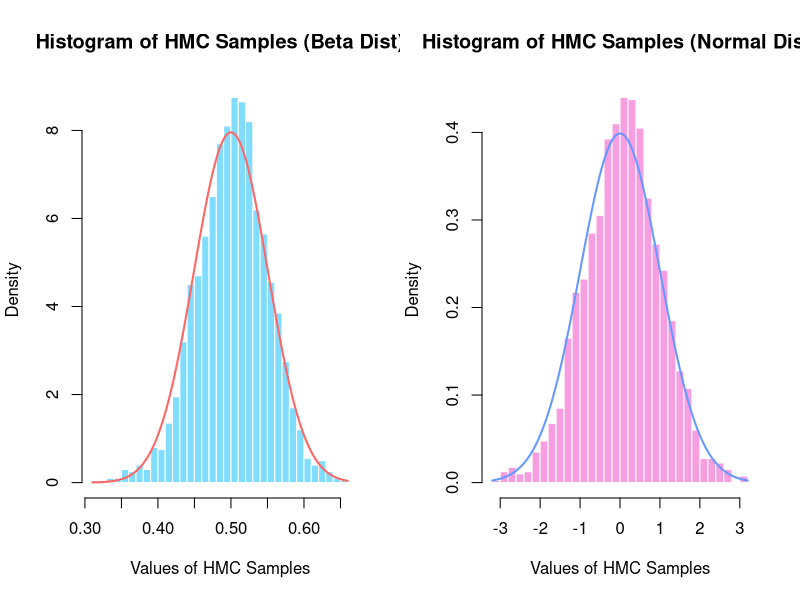

Write R code to recreate this figure.
grad_U = function(q, type, alpha = 50, beta = 50){
  # U represents a distribution, and grad_U is the gradient of U.
  # q: represents a sample from the distribution of U.
  # type: the type of distribution the user is sampling from.
  # alpha: the alpha parameter if the user samples from a beta dist.
  # beta: the beta parameter if the user samples from a beta dist.
  if(type == "beta"){
    return(-(alpha/q - beta/(1-q)))
  } else if (type == "norm"){
    return(q)
  }
}

HMC = function(n_samples, U_type, epsilon, L, current_q,
               alpha = 50, beta = 50, mu = 0, sigma = 1){
  # n_samples: the number of samples we want to obtain.
  # U_type: the type of distribution we are sampling from. (For now, beta/normal)
  # epsilon: the stepsize.
  # L: number of steps per stepsize.
  # current_q: the start value for the representative sample of our target dist.
  # alpha, beta, mu, sigma: parameters of the U_type.
  
  q = current_q # q represents a sample from our target distribution.
  D = numeric(length = n_samples) # D contains our n_samples
  
  for(j in 1:n_samples){
    # Here, our kinetic energy is a standard normal distribution.
    p = rnorm(n = 1, mean = 0, sd = 1) 
    current_p = p
    ######################################################
    # Leapfrog Algorithm for solving the dynamical system
    # Make a half step for momentum at the beginning
    p = p - epsilon * grad_U(q, U_type, alpha, beta) / 2
    # Alternate full steps for position and momentum
    for (i in 1:L){
      # Make a full step for the position
      q = q + epsilon*p
      # Make a full step for the momentum, except at end of trajectory
      if (i!=L){ p = p - epsilon * grad_U(q, U_type, alpha, beta)}
    }
    # Make a half step for momentum at the end.
    p = p - epsilon * grad_U(q, U_type, alpha, beta) / 2
    ######################################################
    # Evaluate potential and kinetic energies at start and end of trajectory
    if(U_type == "beta"){
      current_U = -dbeta(current_q, alpha, beta, log = TRUE)
      proposed_U = -dbeta(q, alpha, beta, log = TRUE)
    } else if (U_type == "norm"){
      current_U = -dnorm(current_q, mu, sigma, log = TRUE)
      proposed_U = -dnorm(q, mu, sigma, log = TRUE)
    }
    current_K = sum(current_p^2)/2
    proposed_K = sum(p^2)/2
    # This part corresponds with the acceptance-rejection method.
    if (runif(1) < exp(current_U-proposed_U+current_K-proposed_K)){
      D[j] = q
      current_q = q # accept, need to change q value
    } 
    else {
      D[j] = current_q
    } 
  }
  return(D)
}


# below are some one-off simulations that work with our code.
par(mfrow=c(1,2))
set.seed(012920)
HMC_beta_samples = HMC(n_samples = 2000, U_type = "beta", epsilon = 0.01, L = 2, 
                  current_q = 0.3, alpha = 50, beta = 50)
hist(HMC_beta_samples, breaks = 'scott', freq = FALSE,
     border = "#ffffff",
     col = "#81ddff",
     xlab = "Values of HMC Samples",
     main = "Histogram of HMC Samples (Beta Dist)")
curve(dbeta(x, 50, 50), col = "#FF6666", add = TRUE, lwd = 2)
set.seed(012920)
HMC_norm_samples = HMC(n_samples = 2000, U_type = "norm", epsilon = 0.2, L = 2, 
                       current_q = 0.3, mu = 0, sigma = 1)
hist(HMC_norm_samples, breaks = 'scott', freq = FALSE,
     border = "#ffffff",
     col = "#f79ee1",
     xlab = "Values of HMC Samples",
     main = "Histogram of HMC Samples (Normal Dist)")
curve(dnorm(x,0, 1), col = "#6699FF", add = TRUE, lwd = 2)



